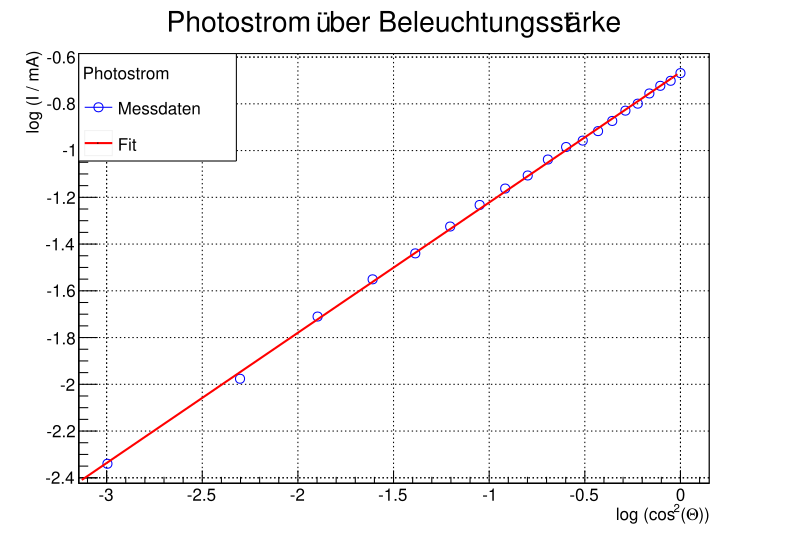

Source code (Python):
from ROOT import *
import numpy as np

gROOT.Reset()

x = []
y = []

filenames=["A2.csv"]

for i in range(len(filenames)):
  x.append([])
  y.append([])
  dataf = open(filenames[i], 'r');
  for line in dataf:
    if line.startswith("#") or line.startswith(" ") or line.startswith('\r') or line.startswith('\n'):
      continue;
    
    line = line.split(' ',1)
    
    if (float(line[0][:-2].replace(',','.')) == 0. or float(line[1][:-2].replace(',','.')) == 0):
      continue
    
    x[i].append(np.log(float(line[0][:-2].replace(',','.'))))
    y[i].append(np.log(float(line[1][:-2].replace(',','.'))))

  dataf.close()
#  print np.array(U_V[i])
#  print np.array(I_A[i])
  
x = np.array(x)
y = np.array(y)

print x
print y



mg = TMultiGraph();

graph_1 = TGraphErrors(len(x[0]),x[0],y[0])

mg.SetTitle("Photostrom #ddot{u}ber Beleuchtungsst#ddot{a}rke;log (cos^{2}(#Theta));log (I / mA)")

graph_1.SetMarkerStyle(kOpenCircle)
graph_1.SetMarkerColor(kBlue)
graph_1.SetLineColor(kBlue);
#graph_1.SetMaximum(1.8)

f_1 = TF1("Linear Law","[0]+x*[1]")
f_1.SetLineColor(kRed);
f_1.SetLineStyle(1);

print "Fit: param[0] = y-Abschn., param[1] = Steigung"
print ""
graph_1.Fit(f_1);

leg = TLegend(.1,.7,.3,.9,"Photostrom");
leg.SetFillColor(0);
graph_1.SetFillColor(0);
leg.AddEntry(graph_1,"Messdaten");
leg.AddEntry(f_1,"Fit");


c1 = TCanvas( 'c1', 'The Fit Canvas', 200, 10, 700, 500 )
c1.SetGrid()

mg.Add(graph_1)
mg.Draw("AP")


leg.Draw("Same");

c1.Update()

c1.SaveAs("A2_log.pdf")

raw_input()
